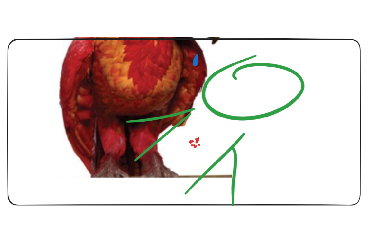

Tiled map render using the project's own tile images. Description and the whole map definition, tile-layer contents included, below:
An orthogonal 23x15 tile map with 16x16 px tiles, 3 tile layers (Back, Buildings, Front), 1 hidden layer not drawn.

<map version="1.10" tiledversion="1.11.2" orientation="orthogonal" renderorder="right-down" compressionlevel="0" width="23" height="15" tilewidth="16" tileheight="16" infinite="0" nextlayerid="9" nextobjectid="4">
 <tileset firstgid="1" name="z_Suryawati105_Hogwarts" tilewidth="16" tileheight="16" tilecount="345" columns="23">
  <image source="z_Suryawati105_Hogwarts.png" width="368" height="240" />
 </tileset>
 <layer id="1" name="Back" width="23" height="15">
  <data encoding="csv">
1,2,3,4,5,6,7,8,9,10,11,12,13,14,15,16,17,18,19,20,21,22,23,
24,25,26,27,28,29,30,31,32,33,34,35,36,37,38,39,40,41,42,43,44,45,46,
47,48,49,50,51,52,53,54,55,56,57,58,59,60,61,62,63,64,65,66,67,68,69,
70,71,72,73,74,75,76,77,78,79,80,81,82,83,84,85,86,87,88,89,90,91,92,
93,94,95,96,97,98,99,100,101,102,103,104,105,106,107,108,109,110,111,112,113,114,115,
116,117,118,119,120,121,122,123,124,125,126,127,128,129,130,131,132,133,134,135,136,137,138,
139,140,141,142,143,144,145,146,147,148,149,150,151,152,153,154,155,156,157,158,159,160,161,
162,163,164,165,166,167,168,169,170,171,172,173,174,175,176,177,178,179,180,181,182,183,184,
185,186,187,188,189,190,191,192,193,194,195,196,197,198,199,200,201,202,203,204,205,206,207,
208,209,210,211,212,213,214,215,216,217,218,219,220,221,222,223,224,225,226,227,228,229,230,
231,232,233,234,235,236,237,238,239,240,241,242,243,244,245,246,247,248,249,250,251,252,253,
254,255,256,257,258,259,260,261,262,263,264,265,266,267,268,269,270,271,272,273,274,275,276,
277,278,279,280,281,282,283,284,285,286,287,288,289,290,291,292,293,294,295,296,297,298,299,
300,301,302,303,304,305,306,307,308,309,310,311,312,313,314,315,316,317,318,319,320,321,322,
323,324,325,326,327,328,329,330,331,332,333,334,335,336,337,338,339,340,341,342,343,344,345
</data>
 </layer>
 <layer id="2" name="Buildings" width="23" height="15">
  <data encoding="csv">
0,0,0,0,0,0,0,0,0,0,0,0,0,0,0,0,0,0,0,0,0,0,0,
0,0,0,0,0,0,0,0,0,0,0,0,0,0,0,0,0,0,0,0,0,0,0,
0,0,0,0,0,0,0,0,0,0,0,0,0,0,0,0,0,0,0,0,0,0,0,
0,0,0,0,0,0,0,0,0,0,0,0,0,0,0,0,0,0,0,0,0,0,0,
0,0,0,0,0,0,0,0,0,0,0,0,0,0,0,0,0,0,0,0,0,0,0,
0,0,0,0,0,0,0,0,0,0,0,0,0,0,0,0,0,0,0,0,0,0,0,
0,0,0,0,0,0,0,0,0,0,0,0,0,0,0,0,0,0,0,0,0,0,0,
0,0,0,0,0,0,0,0,0,0,0,0,0,0,0,0,0,0,0,0,0,0,0,
0,0,0,0,0,0,0,0,0,0,0,0,0,0,0,0,0,0,0,0,0,0,0,
0,0,0,0,0,0,0,0,0,0,0,0,0,0,0,0,0,0,0,0,0,0,0,
0,0,0,0,0,0,0,0,0,0,0,0,0,0,0,0,0,0,0,0,0,0,0,
0,0,0,0,0,0,0,0,0,0,0,0,0,0,0,0,0,0,0,0,0,0,0,
0,0,0,0,0,0,0,0,0,0,0,0,0,0,0,0,0,0,0,0,0,0,0,
0,0,0,0,0,0,0,0,0,0,0,0,0,0,0,0,0,0,0,0,0,0,0,
0,0,0,0,0,0,0,0,0,0,0,0,0,0,0,0,0,0,0,0,0,0,0
</data>
 </layer>
 <layer id="7" name="Buildings1" width="23" height="15" visible="0">
  <data encoding="csv">
0,0,0,0,0,0,0,0,0,0,0,0,0,0,0,0,0,0,0,0,0,0,0,
0,0,0,0,0,0,0,0,0,0,0,0,0,0,0,0,0,0,0,0,0,0,0,
0,0,0,0,0,0,0,0,0,0,0,0,0,0,0,0,0,0,0,0,0,0,0,
0,0,0,0,0,0,0,0,0,0,0,0,0,0,0,0,0,0,0,0,0,0,0,
0,0,0,0,0,0,0,0,0,0,0,0,0,0,0,0,0,0,0,0,0,0,0,
0,0,0,0,0,0,0,0,0,0,0,0,0,0,0,0,0,0,0,0,0,0,0,
0,0,0,0,0,0,0,0,0,0,0,0,0,0,0,0,0,0,0,0,0,0,0,
0,0,0,0,0,0,0,0,0,0,0,0,0,0,0,0,0,0,0,0,0,0,0,
0,0,0,0,0,0,0,0,0,0,0,0,0,0,0,0,0,0,0,0,0,0,0,
0,0,0,0,0,0,0,0,0,0,0,0,0,0,0,0,0,0,0,0,0,0,0,
0,0,0,0,0,0,0,0,0,0,0,0,0,0,0,0,0,0,0,0,0,0,0,
0,0,0,0,0,0,0,0,0,0,0,0,0,0,0,0,0,0,0,0,0,0,0,
0,0,0,0,0,0,0,0,0,0,0,0,0,0,0,0,0,0,0,0,0,0,0,
0,0,0,0,0,0,0,0,0,0,0,0,0,0,0,0,0,0,0,0,0,0,0,
0,0,0,0,0,0,0,0,0,0,0,0,0,0,0,0,0,0,0,0,0,0,0
</data>
 </layer>
 <layer id="3" name="Front" width="23" height="15">
  <data encoding="csv">
0,0,0,0,0,0,0,0,0,0,0,0,0,0,0,0,0,0,0,0,0,0,0,
0,0,0,0,0,0,0,0,0,0,0,0,0,0,0,0,0,0,0,0,0,0,0,
0,0,0,0,0,0,0,0,0,0,0,0,0,0,0,0,0,0,0,0,0,0,0,
0,0,0,0,0,0,0,0,0,0,0,0,0,0,0,0,0,0,0,0,0,0,0,
0,0,0,0,0,0,0,0,0,0,0,0,0,0,0,0,0,0,0,0,0,0,0,
0,0,0,0,0,0,0,0,0,0,0,0,0,0,0,0,0,0,0,0,0,0,0,
0,0,0,0,0,0,0,0,0,0,0,0,0,0,0,0,0,0,0,0,0,0,0,
0,0,0,0,0,0,0,0,0,0,0,0,0,0,0,0,0,0,0,0,0,0,0,
0,0,0,0,0,0,0,0,0,0,0,0,0,0,0,0,0,0,0,0,0,0,0,
0,0,0,0,0,0,0,0,0,0,0,0,0,0,0,0,0,0,0,0,0,0,0,
0,0,0,0,0,0,0,0,0,0,0,0,0,0,0,0,0,0,0,0,0,0,0,
0,0,0,0,0,0,0,0,0,0,0,0,0,0,0,0,0,0,0,0,0,0,0,
0,0,0,0,0,0,0,0,0,0,0,0,0,0,0,0,0,0,0,0,0,0,0,
0,0,0,0,0,0,0,0,0,0,0,0,0,0,0,0,0,0,0,0,0,0,0,
0,0,0,0,0,0,0,0,0,0,0,0,0,0,0,0,0,0,0,0,0,0,0
</data>
 </layer>
 <objectgroup id="4" name="Back" />
 <objectgroup id="5" name="Buildings" />
 <objectgroup id="8" name="Buildings1" />
 <objectgroup id="6" name="Front" />
</map>
